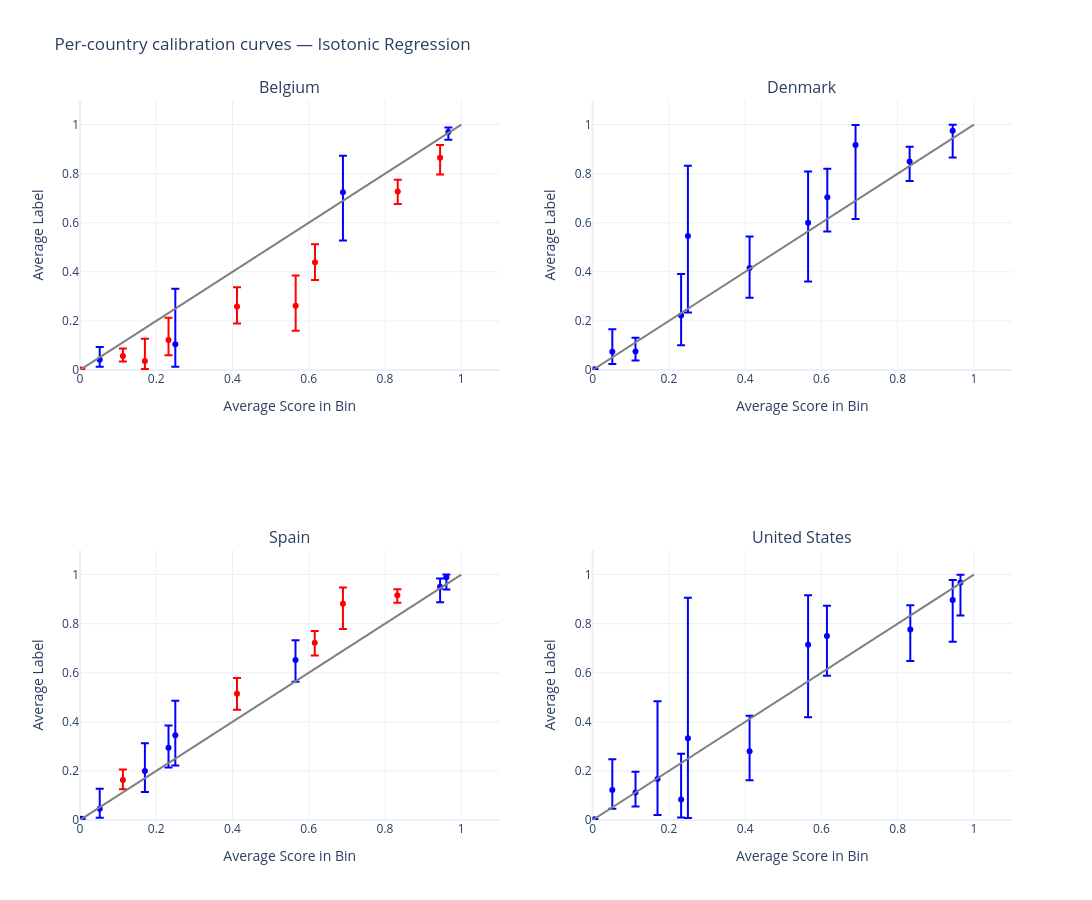

Source (notebook cell):
### Markdown cell above
### 2.3 Multicalibration
Not quite. Global calibration averages over the whole population. Let's check whether calibration also holds *within* important sub-populations — using `plot_calibration_curve_by_segment` to break down the (isotonic-corrected) calibration curve by `country`.

### Code cell
plotting.plot_calibration_curve_by_segment(
    test_df,
    group_var='country',
    score_col=IR_SCORE_COLUMN,
    label_col=LABEL_COLUMN,
    n_cols=2,
).update_layout(
    title='Per-country calibration curves — Isotonic Regression',
    width=1400, height=900,
)

### Figure 1 — Plotly figure (JSON) as saved in the notebook; plotly's stock layout.template omitted (floating-point values rounded to 4 significant figures)
{"data": [{"error_y": {"array": [0.05248, 0.2261, 0.1485, 0.01803], "arrayminus": [0.02777, 0.09225, 0.1965, 0.03113], "color": "blue", "type": "data", "visible": true}, "marker": {"color": "blue"}, "mode": "markers", "name": "Belgium (calibrated)", "type": "scatter", "x": [0.05172, 0.25, 0.6897, 0.9661], "xaxis": "x", "y": [0.04132, 0.1053, 0.7241, 0.9697], "yaxis": "y"}, {"error_y": {"array": [0.001403, 0.03061, 0.09043, 0.09091, 0.07862, 0.1239, 0.07429, 0.04734, 0.05199], "arrayminus": [0.0008911, 0.02236, 0.03252, 0.06189, 0.06862, 0.1012, 0.07231, 0.05147, 0.06808], "color": "red", "type": "data", "visible": true}, "marker": {"color": "red"}, "mode": "markers", "name": "Belgium (miscalibrated)", "type": "scatter", "x": [0.003763, 0.1126, 0.1702, 0.2321, 0.4118, 0.5657, 0.6164, 0.8334, 0.9444], "xaxis": "x", "y": [0.00178, 0.05706, 0.03704, 0.122, 0.2585, 0.2615, 0.4385, 0.7273, 0.8643], "yaxis": "y"}, {"error_y": {"array": [0.002382, 0.091, 0.05582, 0.1693, 0.2871, 0.129, 0.2088, 0.1165, 0.08123, 0.06029, 0.02499], "arrayminus": [0.001442, 0.04995, 0.03738, 0.1211, 0.3117, 0.121, 0.2395, 0.1398, 0.3015, 0.07947, 0.1091], "color": "blue", "type": "data", "visible": true}, "marker": {"color": "blue"}, "mode": "markers", "name": "Denmark (calibrated)", "type": "scatter", "x": [0.004682, 0.05172, 0.1126, 0.2321, 0.25, 0.4118, 0.5652, 0.6156, 0.6897, 0.8315, 0.9444], "xaxis": "x2", "y": [0.002658, 0.07463, 0.07586, 0.2222, 0.5455, 0.4154, 0.6, 0.7037, 0.9167, 0.8496, 0.9744], "yaxis": "y2"}, {"error_y": {"array": [], "arrayminus": [], "color": "red", "type": "data", "visible": true}, "marker": {"color": "red"}, "mode": "markers", "name": "Denmark (miscalibrated)", "type": "scatter", "x": [], "xaxis": "x2", "y": [], "yaxis": "y2"}, {"error_y": {"array": [0.002171, 0.08169, 0.1127, 0.0905, 0.1404, 0.08081, 0.03357, 0.01095], "arrayminus": [0.001663, 0.03598, 0.08612, 0.07996, 0.1231, 0.08777, 0.06283, 0.04978], "color": "blue", "type": "data", "visible": true}, "marker": {"color": "blue"}, "mode": "markers", "name": "Spain (calibrated)", "type": "scatter", "x": [0.004281, 0.05172, 0.1702, 0.2321, 0.25, 0.5652, 0.9444, 0.961], "xaxis": "x3", "y": [0.005195, 0.04545, 0.2, 0.2941, 0.3455, 0.6515, 0.95, 0.9888], "yaxis": "y3"}, {"error_y": {"array": [0.04293, 0.06438, 0.0479, 0.06642, 0.02489], "arrayminus": [0.03712, 0.06474, 0.05197, 0.1024, 0.031], "color": "red", "type": "data", "visible": true}, "marker": {"color": "red"}, "mode": "markers", "name": "Spain (miscalibrated)", "type": "scatter", "x": [0.1126, 0.4118, 0.6157, 0.6897, 0.8323], "xaxis": "x3", "y": [0.1629, 0.5144, 0.7217, 0.8806, 0.9157], "yaxis": "y3"}, {"error_y": {"array": [0.002406, 0.1252, 0.08458, 0.3175, 0.1866, 0.5724, 0.1449, 0.2018, 0.1231, 0.09905, 0.08158, 0.03144], "arrayminus": [0.00153, 0.07616, 0.05715, 0.1458, 0.07308, 0.3249, 0.1177, 0.2953, 0.162, 0.1286, 0.1701, 0.1348], "color": "blue", "type": "data", "visible": true}, "marker": {"color": "blue"}, "mode": "markers", "name": "United States (calibrated)", "type": "scatter", "x": [0.004432, 0.05172, 0.1126, 0.1702, 0.2321, 0.25, 0.4118, 0.5652, 0.6146, 0.8333, 0.9444, 0.9648], "xaxis": "x4", "y": [0.003057, 0.1224, 0.1124, 0.1667, 0.08333, 0.3333, 0.28, 0.7143, 0.75, 0.7759, 0.8966, 0.9677], "yaxis": "y4"}, {"error_y": {"array": [], "arrayminus": [], "color": "red", "type": "data", "visible": true}, "marker": {"color": "red"}, "mode": "markers", "name": "United States (miscalibrated)", "type": "scatter", "x": [], "xaxis": "x4", "y": [], "yaxis": "y4"}], "layout": {"annotations": [{"font": {"size": 16}, "showarrow": false, "text": "Belgium", "x": 0.225, "xanchor": "center", "xref": "paper", "y": 1.0, "yanchor": "bottom", "yref": "paper"}, {"font": {"size": 16}, "showarrow": false, "text": "Denmark", "x": 0.775, "xanchor": "center", "xref": "paper", "y": 1.0, "yanchor": "bottom", "yref": "paper"}, {"font": {"size": 16}, "showarrow": false, "text": "Spain", "x": 0.225, "xanchor": "center", "xref": "paper", "y": 0.375, "yanchor": "bottom", "yref": "paper"}, {"font": {"size": 16}, "showarrow": false, "text": "United States", "x": 0.775, "xanchor": "center", "xref": "paper", "y": 0.375, "yanchor": "bottom", "yref": "paper"}], "height": 900, "shapes": [{"line": {"color": "Grey", "width": 2}, "type": "line", "x0": 0, "x1": 1, "xref": "x", "y0": 0, "y1": 1, "yref": "y"}, {"line": {"color": "Grey", "width": 2}, "type": "line", "x0": 0, "x1": 1, "xref": "x2", "y0": 0, "y1": 1, "yref": "y2"}, {"line": {"color": "Grey", "width": 2}, "type": "line", "x0": 0, "x1": 1, "xref": "x3", "y0": 0, "y1": 1, "yref": "y3"}, {"line": {"color": "Grey", "width": 2}, "type": "line", "x0": 0, "x1": 1, "xref": "x4", "y0": 0, "y1": 1, "yref": "y4"}], "showlegend": false, "title": {"text": "Per-country calibration curves — Isotonic Regression"}, "width": 1400, "xaxis": {"anchor": "y", "domain": [0.0, 0.45], "range": [0, 1.1], "title": {"text": "Average Score in Bin"}}, "xaxis2": {"anchor": "y2", "domain": [0.55, 1.0], "range": [0, 1.1], "title": {"text": "Average Score in Bin"}}, "xaxis3": {"anchor": "y3", "domain": [0.0, 0.45], "range": [0, 1.1], "title": {"text": "Average Score in Bin"}}, "xaxis4": {"anchor": "y4", "domain": [0.55, 1.0], "range": [0, 1.1], "title": {"text": "Average Score in Bin"}}, "yaxis": {"anchor": "x", "domain": [0.625, 1.0], "range": [0, 1.1], "title": {"text": "Average Label"}}, "yaxis2": {"anchor": "x2", "domain": [0.625, 1.0], "range": [0, 1.1], "title": {"text": "Average Label"}}, "yaxis3": {"anchor": "x3", "domain": [0.0, 0.375], "range": [0, 1.1], "title": {"text": "Average Label"}}, "yaxis4": {"anchor": "x4", "domain": [0.0, 0.375], "range": [0, 1.1], "title": {"text": "Average Label"}}}}
